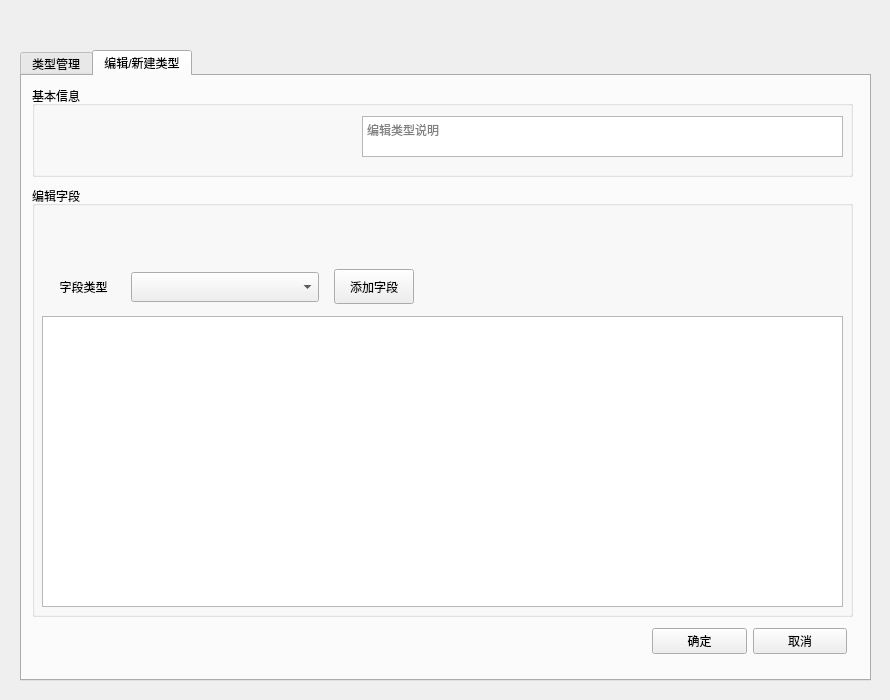
<?xml version="1.0" encoding="UTF-8"?>
<ui version="4.0">
 <class>groupTypeManagerDialog</class>
 <widget class="QDialog" name="groupTypeManagerDialog">
  <property name="geometry">
   <rect>
    <x>0</x>
    <y>0</y>
    <width>890</width>
    <height>700</height>
   </rect>
  </property>
  <property name="minimumSize">
   <size>
    <width>890</width>
    <height>700</height>
   </size>
  </property>
  <property name="maximumSize">
   <size>
    <width>890</width>
    <height>700</height>
   </size>
  </property>
  <property name="windowTitle">
   <string>Dialog</string>
  </property>
  <widget class="QTabWidget" name="tabWidget">
   <property name="geometry">
    <rect>
     <x>20</x>
     <y>50</y>
     <width>851</width>
     <height>631</height>
    </rect>
   </property>
   <property name="font">
    <font/>
   </property>
   <property name="tabPosition">
    <enum>QTabWidget::North</enum>
   </property>
   <property name="tabShape">
    <enum>QTabWidget::Rounded</enum>
   </property>
   <property name="currentIndex">
    <number>1</number>
   </property>
   <property name="usesScrollButtons">
    <bool>false</bool>
   </property>
   <property name="movable">
    <bool>false</bool>
   </property>
   <property name="tabBarAutoHide">
    <bool>false</bool>
   </property>
   <widget class="QWidget" name="typeManager">
    <attribute name="title">
     <string>类型管理</string>
    </attribute>
    <widget class="QTableWidget" name="typeManagerTableWidget">
     <property name="geometry">
      <rect>
       <x>10</x>
       <y>10</y>
       <width>651</width>
       <height>581</height>
      </rect>
     </property>
    </widget>
    <widget class="QWidget" name="layoutWidget">
     <property name="geometry">
      <rect>
       <x>680</x>
       <y>100</y>
       <width>151</width>
       <height>301</height>
      </rect>
     </property>
     <layout class="QVBoxLayout" name="typeManagerButtonLayout">
      <item>
       <widget class="QPushButton" name="editTypeButton">
        <property name="minimumSize">
         <size>
          <width>0</width>
          <height>35</height>
         </size>
        </property>
        <property name="text">
         <string>编辑类型</string>
        </property>
       </widget>
      </item>
      <item>
       <widget class="QPushButton" name="deleteTypeButton">
        <property name="minimumSize">
         <size>
          <width>0</width>
          <height>35</height>
         </size>
        </property>
        <property name="text">
         <string>删除类型</string>
        </property>
       </widget>
      </item>
      <item>
       <widget class="QPushButton" name="copyTypeButton">
        <property name="minimumSize">
         <size>
          <width>0</width>
          <height>35</height>
         </size>
        </property>
        <property name="text">
         <string>复制类型</string>
        </property>
       </widget>
      </item>
      <item>
       <widget class="QPushButton" name="newTypeButton">
        <property name="minimumSize">
         <size>
          <width>0</width>
          <height>35</height>
         </size>
        </property>
        <property name="text">
         <string>新建类型</string>
        </property>
       </widget>
      </item>
     </layout>
    </widget>
    <widget class="QWidget" name="layoutWidget_1">
     <property name="geometry">
      <rect>
       <x>680</x>
       <y>20</y>
       <width>151</width>
       <height>61</height>
      </rect>
     </property>
     <layout class="QVBoxLayout" name="typeManagerChosenLayout">
      <item>
       <widget class="QLabel" name="chosenLabel">
        <property name="text">
         <string>当前选中类型</string>
        </property>
        <property name="alignment">
         <set>Qt::AlignCenter</set>
        </property>
       </widget>
      </item>
      <item>
       <widget class="QLabel" name="chosen">
        <property name="styleSheet">
         <string notr="true">color: rgb(255, 0, 0);</string>
        </property>
        <property name="text">
         <string>未选中</string>
        </property>
        <property name="alignment">
         <set>Qt::AlignCenter</set>
        </property>
       </widget>
      </item>
     </layout>
    </widget>
   </widget>
   <widget class="QWidget" name="editType">
    <attribute name="title">
     <string>编辑/新建类型</string>
    </attribute>
    <widget class="QGroupBox" name="editFields">
     <property name="geometry">
      <rect>
       <x>10</x>
       <y>110</y>
       <width>821</width>
       <height>431</height>
      </rect>
     </property>
     <property name="title">
      <string>编辑字段</string>
     </property>
     <widget class="QTableWidget" name="editFieldsTableWidget">
      <property name="geometry">
       <rect>
        <x>10</x>
        <y>130</y>
        <width>801</width>
        <height>291</height>
       </rect>
      </property>
     </widget>
     <widget class="QWidget" name="layoutWidget_2">
      <property name="geometry">
       <rect>
        <x>10</x>
        <y>80</y>
        <width>381</width>
        <height>42</height>
       </rect>
      </property>
      <layout class="QHBoxLayout" name="addFieldLayout">
       <item>
        <widget class="QLabel" name="addFieldLabel">
         <property name="minimumSize">
          <size>
           <width>65</width>
           <height>40</height>
          </size>
         </property>
         <property name="maximumSize">
          <size>
           <width>65</width>
           <height>40</height>
          </size>
         </property>
         <property name="text">
          <string>字段类型</string>
         </property>
         <property name="alignment">
          <set>Qt::AlignCenter</set>
         </property>
        </widget>
       </item>
       <item>
        <widget class="QComboBox" name="addFieldComboBox">
         <property name="minimumSize">
          <size>
           <width>188</width>
           <height>30</height>
          </size>
         </property>
         <property name="maximumSize">
          <size>
           <width>188</width>
           <height>30</height>
          </size>
         </property>
        </widget>
       </item>
       <item>
        <widget class="QPushButton" name="addFieldButton">
         <property name="minimumSize">
          <size>
           <width>80</width>
           <height>35</height>
          </size>
         </property>
         <property name="maximumSize">
          <size>
           <width>80</width>
           <height>35</height>
          </size>
         </property>
         <property name="text">
          <string>添加字段</string>
         </property>
        </widget>
       </item>
      </layout>
     </widget>
     <widget class="QWidget" name="layoutWidget_3">
      <property name="geometry">
       <rect>
        <x>10</x>
        <y>30</y>
        <width>311</width>
        <height>41</height>
       </rect>
      </property>
      <layout class="QVBoxLayout" name="addFieldNameLayout"/>
     </widget>
     <widget class="QWidget" name="layoutWidget_4">
      <property name="geometry">
       <rect>
        <x>330</x>
        <y>30</y>
        <width>311</width>
        <height>41</height>
       </rect>
      </property>
      <layout class="QVBoxLayout" name="addFieldTipLayout"/>
     </widget>
    </widget>
    <widget class="QWidget" name="layoutWidget_5">
     <property name="geometry">
      <rect>
       <x>630</x>
       <y>550</y>
       <width>195</width>
       <height>31</height>
      </rect>
     </property>
     <layout class="QHBoxLayout" name="confirmBoxLayout">
      <item>
       <widget class="QPushButton" name="confirm">
        <property name="text">
         <string>确定</string>
        </property>
       </widget>
      </item>
      <item>
       <widget class="QPushButton" name="cancel">
        <property name="text">
         <string>取消</string>
        </property>
       </widget>
      </item>
     </layout>
    </widget>
    <widget class="QGroupBox" name="essentialInfo">
     <property name="geometry">
      <rect>
       <x>10</x>
       <y>10</y>
       <width>821</width>
       <height>91</height>
      </rect>
     </property>
     <property name="title">
      <string>基本信息</string>
     </property>
     <widget class="QWidget" name="layoutWidget_6">
      <property name="geometry">
       <rect>
        <x>10</x>
        <y>30</y>
        <width>311</width>
        <height>41</height>
       </rect>
      </property>
      <layout class="QVBoxLayout" name="typeNameLayout"/>
     </widget>
     <widget class="QTextEdit" name="remark">
      <property name="geometry">
       <rect>
        <x>330</x>
        <y>30</y>
        <width>481</width>
        <height>41</height>
       </rect>
      </property>
      <property name="placeholderText">
       <string>编辑类型说明</string>
      </property>
     </widget>
    </widget>
   </widget>
  </widget>
  <widget class="QFrame" name="frame">
   <property name="geometry">
    <rect>
     <x>10</x>
     <y>10</y>
     <width>871</width>
     <height>681</height>
    </rect>
   </property>
   <property name="styleSheet">
    <string notr="true">border:0px;
border-radius:10px;</string>
   </property>
   <property name="frameShape">
    <enum>QFrame::StyledPanel</enum>
   </property>
   <property name="frameShadow">
    <enum>QFrame::Raised</enum>
   </property>
  </widget>
  <zorder>frame</zorder>
  <zorder>tabWidget</zorder>
 </widget>
 <resources/>
 <connections/>
</ui>
